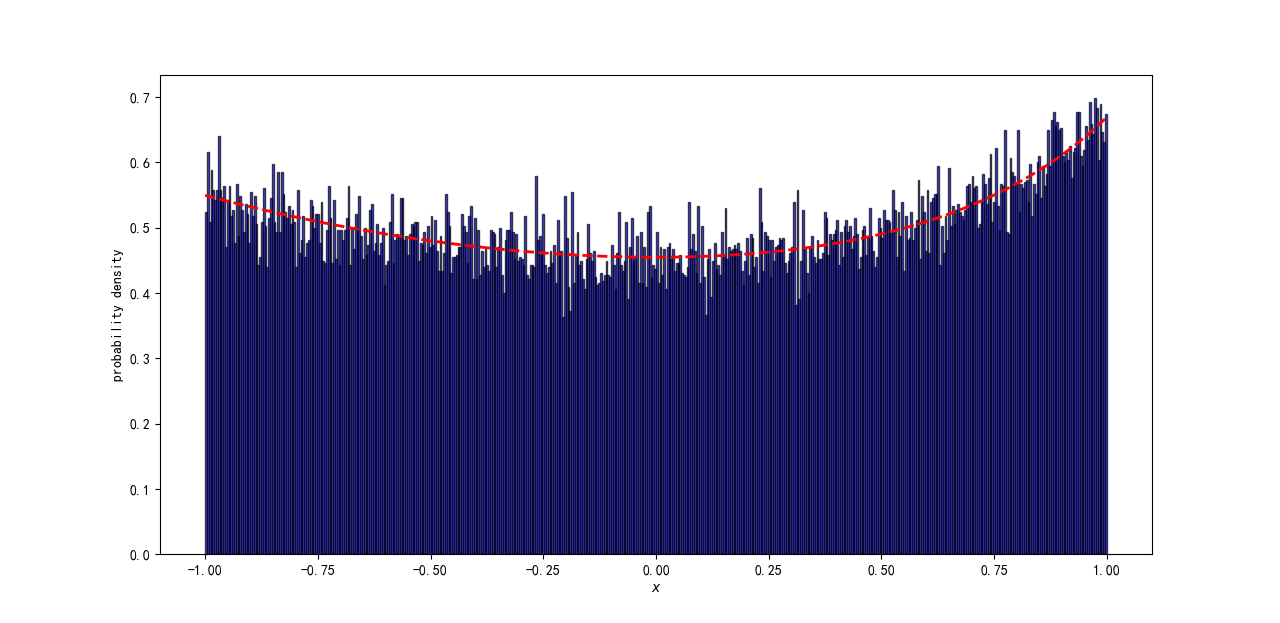

This chart was generated by the following Python code:
import matplotlib.pyplot as plt
import numpy as np
import matplotlib 

# 设置matplotlib正常显示中文和负号
matplotlib.rcParams['font.sans-serif']=['SimHei']   # 用黑体显示中文
matplotlib.rcParams['axes.unicode_minus']=False     # 正常显示负号

data=np.loadtxt("p_2(x)_N=10000.txt")
x=np.arange(-1,1,0.001)
y=1.81915*np.exp(-x)*np.reciprocal(np.power(x-2,2))
fig,ax = plt.subplots(1, 1)
ax.plot(x, y, color="r", ls="--", lw=2)
plt.hist(data, bins=500,density=True,facecolor="blue", edgecolor="black", alpha=0.7)
# 显示横轴标签
plt.xlabel(r"$x$")
# 显示纵轴标签
plt.ylabel(r"probability density")
plt.show()
